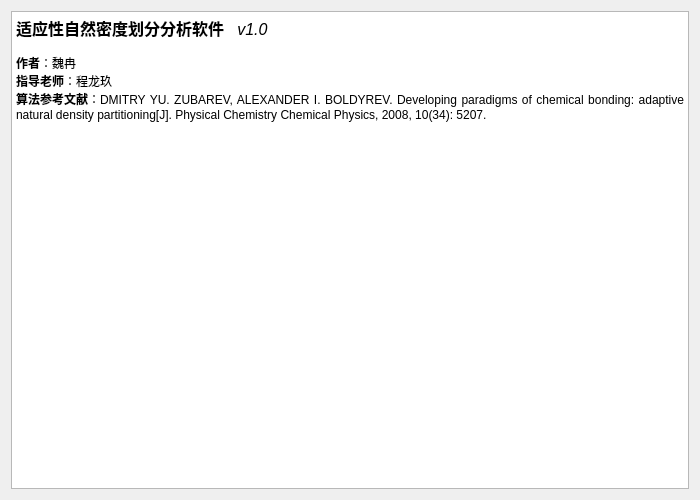
<?xml version="1.0" encoding="UTF-8"?>
<ui version="4.0">
 <class>Form</class>
 <widget class="QWidget" name="Form">
  <property name="geometry">
   <rect>
    <x>0</x>
    <y>0</y>
    <width>700</width>
    <height>500</height>
   </rect>
  </property>
  <property name="minimumSize">
   <size>
    <width>700</width>
    <height>500</height>
   </size>
  </property>
  <property name="windowTitle">
   <string>关于</string>
  </property>
  <property name="windowIcon">
   <iconset>
    <normaloff>icon/atom.png</normaloff>icon/atom.png</iconset>
  </property>
  <layout class="QHBoxLayout" name="horizontalLayout">
   <item>
    <widget class="QTextEdit" name="textEdit">
     <property name="enabled">
      <bool>true</bool>
     </property>
     <property name="readOnly">
      <bool>true</bool>
     </property>
     <property name="html">
      <string>&lt;!DOCTYPE HTML PUBLIC &quot;-//W3C//DTD HTML 4.0//EN&quot; &quot;http://www.w3.org/TR/REC-html40/strict.dtd&quot;&gt;
&lt;html&gt;&lt;head&gt;&lt;meta name=&quot;qrichtext&quot; content=&quot;1&quot; /&gt;&lt;style type=&quot;text/css&quot;&gt;
p, li { white-space: pre-wrap; }
&lt;/style&gt;&lt;/head&gt;&lt;body style=&quot; font-family:'SimSun'; font-size:9pt; font-weight:400; font-style:normal;&quot;&gt;
&lt;p style=&quot; margin-top:0px; margin-bottom:0px; margin-left:0px; margin-right:0px; -qt-block-indent:0; text-indent:0px;&quot;&gt;&lt;img src=&quot;icon/atom.png&quot; width=&quot;150&quot; /&gt;&lt;/p&gt;
&lt;p align=&quot;justify&quot; style=&quot; margin-top:0px; margin-bottom:0px; margin-left:0px; margin-right:0px; -qt-block-indent:0; text-indent:0px;&quot;&gt;&lt;span style=&quot; font-size:12pt; font-weight:600;&quot;&gt;适应性自然密度划分分析软件   &lt;/span&gt;&lt;span style=&quot; font-size:12pt; font-style:italic;&quot;&gt;v1.0&lt;/span&gt;&lt;/p&gt;
&lt;p align=&quot;justify&quot; style=&quot;-qt-paragraph-type:empty; margin-top:0px; margin-bottom:0px; margin-left:0px; margin-right:0px; -qt-block-indent:0; text-indent:0px; font-style:italic;&quot;&gt;&lt;br /&gt;&lt;/p&gt;
&lt;p align=&quot;justify&quot; style=&quot; margin-top:0px; margin-bottom:0px; margin-left:0px; margin-right:0px; -qt-block-indent:0; text-indent:0px;&quot;&gt;&lt;span style=&quot; font-weight:600;&quot;&gt;作者&lt;/span&gt;：魏冉&lt;/p&gt;
&lt;p align=&quot;justify&quot; style=&quot; margin-top:0px; margin-bottom:0px; margin-left:0px; margin-right:0px; -qt-block-indent:0; text-indent:0px;&quot;&gt;&lt;span style=&quot; font-weight:600;&quot;&gt;指导老师&lt;/span&gt;：程龙玖&lt;/p&gt;
&lt;p align=&quot;justify&quot; style=&quot; margin-top:0px; margin-bottom:0px; margin-left:0px; margin-right:0px; -qt-block-indent:0; text-indent:0px;&quot;&gt;&lt;span style=&quot; font-weight:600;&quot;&gt;算法参考文献&lt;/span&gt;：DMITRY YU. ZUBAREV, ALEXANDER I. BOLDYREV. Developing paradigms of chemical bonding: adaptive natural density partitioning[J]. Physical Chemistry Chemical Physics, 2008, 10(34): 5207. &lt;/p&gt;
&lt;p align=&quot;justify&quot; style=&quot;-qt-paragraph-type:empty; margin-top:0px; margin-bottom:0px; margin-left:0px; margin-right:0px; -qt-block-indent:0; text-indent:0px;&quot;&gt;&lt;br /&gt;&lt;/p&gt;&lt;/body&gt;&lt;/html&gt;</string>
     </property>
    </widget>
   </item>
  </layout>
 </widget>
 <resources/>
 <connections/>
</ui>
